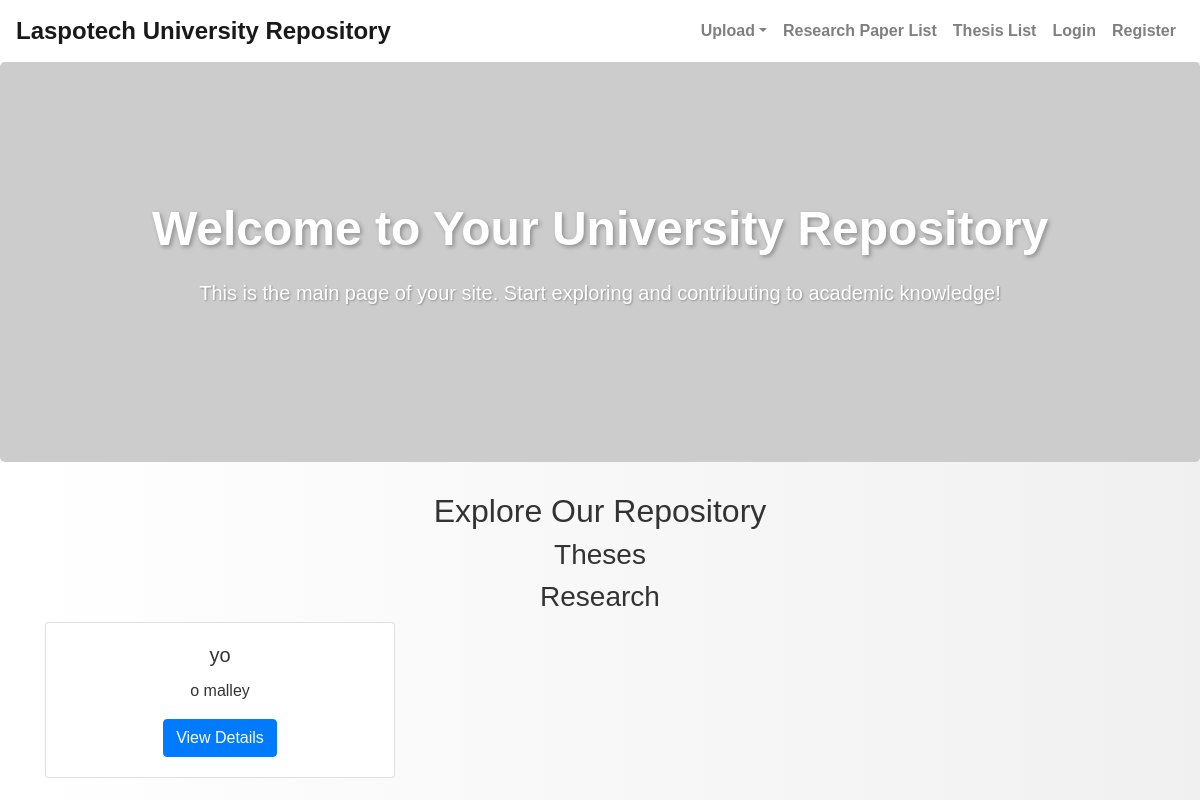
/, run on an earlier commit of the app's database.
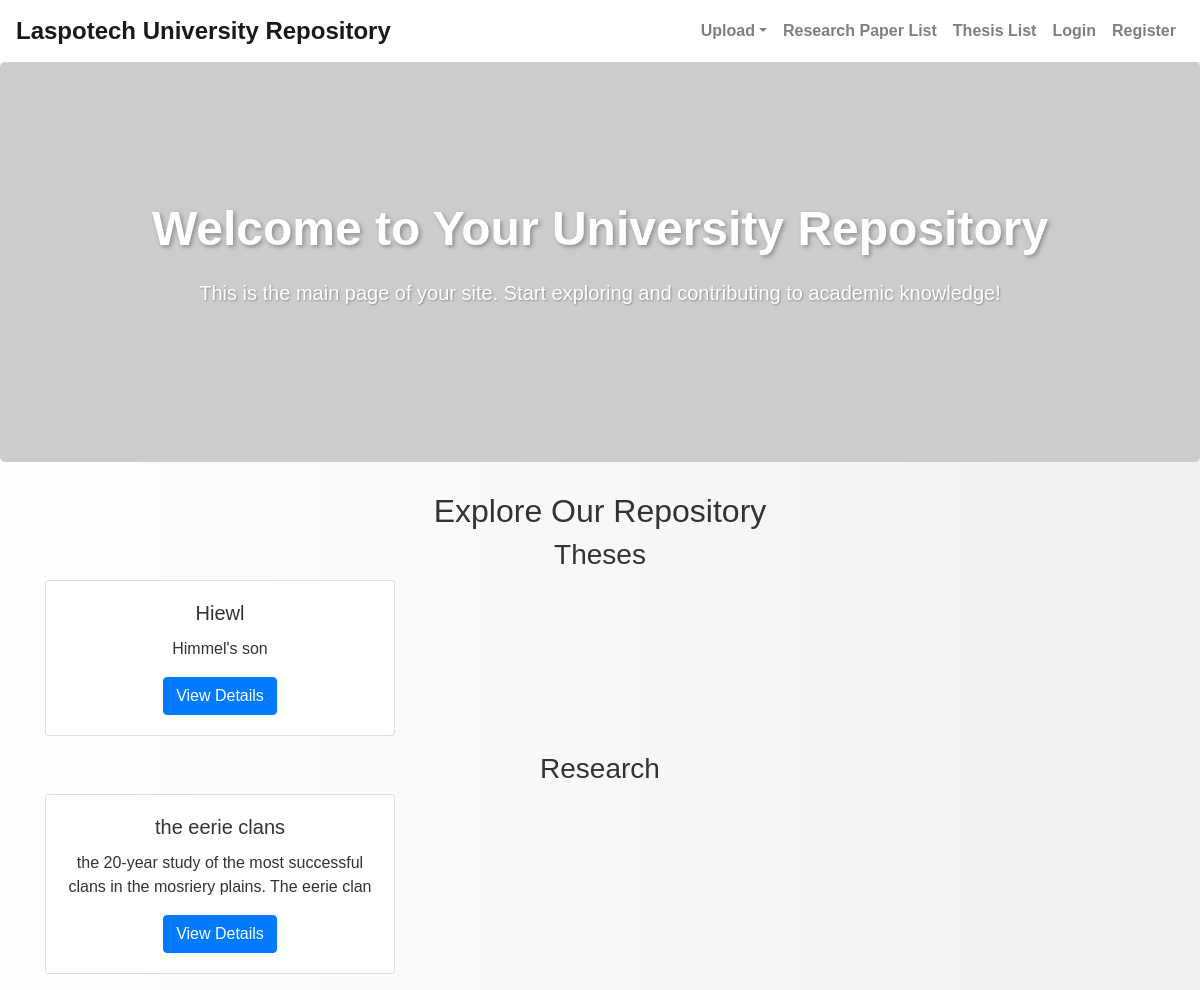
And on a later commit of the database.
### research_repo_app/models.py (models this page shows, shortened)
class ResearchPaper(models.Model):
    title = models.CharField(max_length=200)
    description = models.TextField()
    author = models.ForeignKey(User, on_delete=models.CASCADE)
    file = models.FileField(upload_to='research_papers/')

class Thesis(models.Model):
    title = models.CharField(max_length=200)
    description = models.TextField()
    author = models.ForeignKey(User, on_delete=models.CASCADE)
    file = models.FileField(upload_to='theses/')

### research_repo_app/views.py (the view)
# urls.py: path('', views.index, name = 'home'),
def index(request):
    theses = Thesis.objects.all()
    research_papers = ResearchPaper.objects.all()
    return render(request,'index.html',{'theses': theses,'research_papers': research_papers})

### research_repo_app/templates/index.html (shortened to what this page needs)
<!DOCTYPE html>
<html lang="en">
<head>
    <link rel="stylesheet" href="https://stackpath.bootstrapcdn.com/bootstrap/4.5.2/css/bootstrap.min.css">
</head>
<body>
    <nav class="navbar navbar-expand-lg navbar-light">
        <a class="navbar-brand" href="/">Laspotech University Repository</a>
        <div class="collapse navbar-collapse" id="navbarNav">
            <ul class="navbar-nav ml-auto">
                <li class="nav-item dropdown">
                    <a class="nav-link dropdown-toggle" href="#" id="navbarDropdown" role="button"
                        data-toggle="dropdown" aria-haspopup="true" aria-expanded="false">Upload</a>
                </li>
                <li class="nav-item">
                    <a class="nav-link" href="/research_papers/">Research Paper List</a>
                </li>
                <li class="nav-item">
                    <a class="nav-link" href="/theses/">Thesis List</a>
                </li>
                <li class="nav-item">
                    <a class="nav-link" href="/login/">Login</a>
                </li>
                <li class="nav-item">
                    <a class="nav-link" href="/register/">Register</a>
                </li>
            </ul>
        </div>
    </nav>
    <div class="jumbotron">
        <div class="container">
            <h1>Welcome to Your University Repository</h1>
            <p>This is the main page of your site. Start exploring and contributing to academic knowledge!</p>
        </div>
    </div>
    <div class="container">
        <h2>Explore Our Repository</h2>
        <h3>Theses</h3>
        <div class="row">
            {% for thesis in theses %}
            <div class="col-md-4">
                <div class="card mb-3">
                    <div class="card-body">
                        <h5 class="card-title">{{ thesis.title }}</h5>
                        <p class="card-text">{{ thesis.description }}</p>
                        <a href="{% url 'thesis_details' thesis.id %}" class="btn btn-primary">View Details</a>
                    </div>
                </div>
            </div>
            {% endfor %}
        </div>
        <h3>Research</h3>
        <div class="row">
            {% for research_paper in research_papers %}
            <div class="col-md-4">
                <div class="card mb-3">
                    <div class="card-body">
                        <h5 class="card-title">{{ research_paper.title }}</h5>
                        <p class="card-text">{{ research_paper.description }}</p>
                        <a href="{% url 'research_details' research_paper.id %}" class="btn btn-primary">View Details</a>
                    </div>
                </div>
            </div>
            {% endfor %}
        </div>
    </div>
</body>
</html>

### research_repo_app/templates/index.html (style rules this page uses)
body { background: #f0f0f0; background: -webkit-linear-gradient(to right, #ffffff, #f0f0f0); background: linear-gradient(to right, #ffffff, #f0f0f0); font-family: Arial, sans-serif; color: #333; }
.navbar-brand { font-size: 24px; font-weight: bold; }
.navbar { background-color: #fff; }
.navbar-nav .nav-link { color: #333; font-weight: 600; transition: all 0.3s ease; }
.jumbotron { background: url('https://via.placeholder.com/1200x600') no-repeat center center; background-size: cover; height: 400px; text-align: center; color: #fff; margin-bottom: 30px; display: flex; align-items: center; justify-content: center; }
.jumbotron h1 { font-size: 48px; font-weight: bold; text-shadow: 2px 2px 4px rgba(0, 0, 0, 0.3); }
.jumbotron p { font-size: 20px; margin-top: 20px; text-shadow: 1px 1px 2px rgba(0, 0, 0, 0.3); }
.container { text-align: center; }

What changed in the data, as far as the page shows it:
removed ResearchPaper: title "yo", description "o malley"
added Thesis: title "Hiewl", description "Himmel's son"
added ResearchPaper: title "the eerie clans", description "the 20-year study of the most successful clans in the mosriery plains. The eerie clan"
